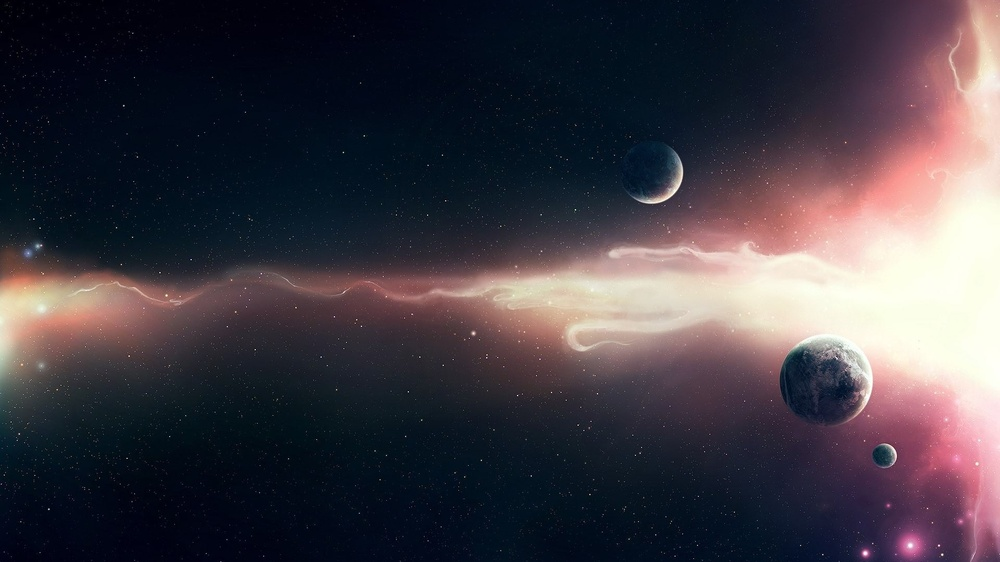
#> input picture DM_class/CV/toturial 2/3.jpg, 1000 x 562 px, shrunk from 1920 x 1080 before the run, found by its file name
$ python MyCannyEdgeDetectorDemo.py
#> lines starting #> are read from the running program, lines starting #| are printed output that depends on the picture; after the words box and inside, x2 and y2 are one past the last pixel; in counts of white or black regions, pixels touching at a corner belong together
from skimage import data
from skimage import io
import numpy as np
from skimage.color import *
import matplotlib.pyplot as plt
from skimage import feature
import skimage
from skimage.feature import corner_harris, corner_subpix, corner_peaks # Library for Harris corner detection

def  myCannyEdgeDetector(image, Low_Threshold, High_Threshold):
    """:arg
    """
    width, height, depth = image.shape
    segmented_image = np.zeros([width,height]) # Create an empty array of same size as InputImage
    for iRow in range(width): # Loop corresponding to the rows
        for iCol in range(height): # Loop corresponding to the column
            # Check the pixel value if it lies in the skin color range
            if(image[iRow,iCol,0]>Low_Threshold and image[iRow,iCol,0]<High_Threshold):
                segmented_image[iRow,iCol] = 1
            else:
                segmented_image[iRow,iCol] = 0
    return segmented_image


def gaussian(x, amp, cen, wid):
    return amp * np.exp(-(x-cen)**2 / wid)

inputImg = io.imread('3.jpg')
#> inputImg is the input picture: shape (562, 1000, 3); mean R, G, B 65.6, 59.9, 68.2
width, height, depth = inputImg.shape
#> width = 562; height = 1000; depth = 3
# inputImg = gaussian(width, height, depth,1) #blur filter - Play with the value of the filter

#  (ii) edge output of myCannyEdgeDetector()
segmented_image = myCannyEdgeDetector(inputImg*255, Low_Threshold=80, High_Threshold=236)
#> after the loop in myCannyEdgeDetector, `for iRow in range(width):`:
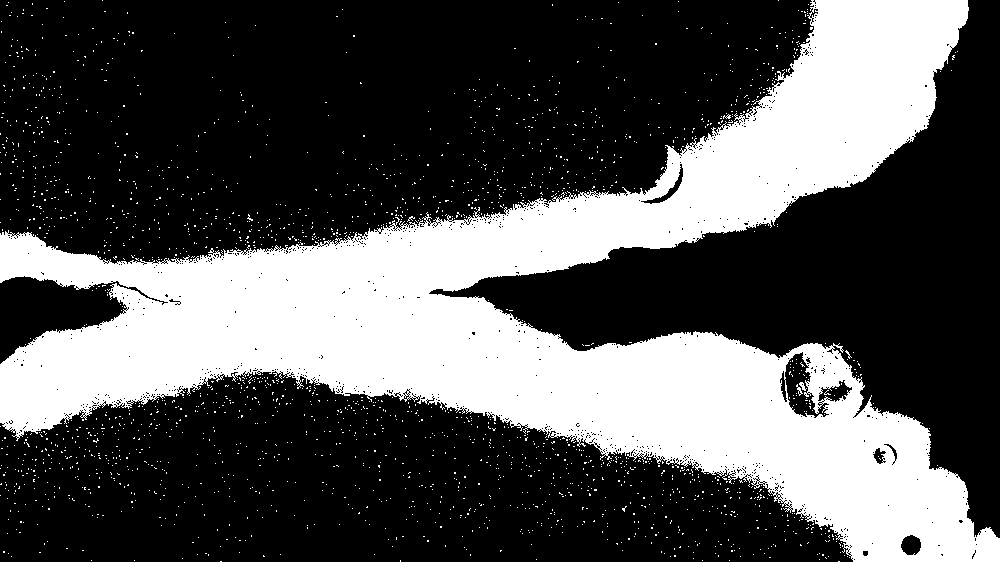
#> segmented_image: shape (562, 1000) float64; values 0 (black) and 1 (white), 32.5% white; 2196 white regions (2192 under 20 px), largest, box (x1, y1, x2, y2) and area: (0, 0, 1000, 562) 178879, (799, 382, 807, 391) 33, (796, 384, 803, 396) 29, (723, 114, 731, 119) 20

width, height = segmented_image.shape

# (i) output of skimage.feature.canny for the input image
print("--------------------------------------------\n")
print("(i) output of skimage.feature.canny for the input image")
edgeMap1 = feature.canny(segmented_image, sigma=1)
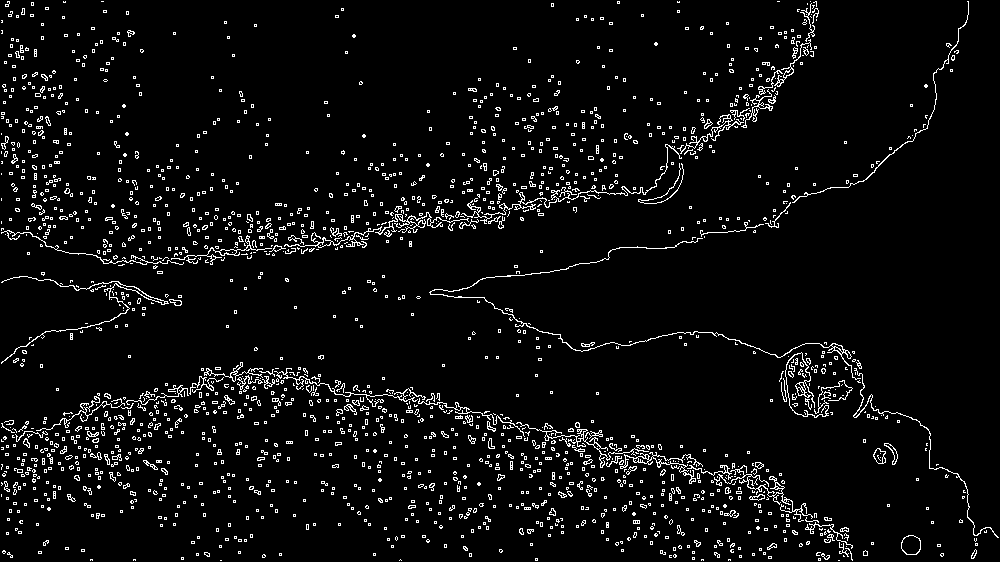
#> edgeMap1: shape (562, 1000) bool; 4.9% white in thin lines or dots
edgeMap2 = feature.canny(segmented_image, sigma=3) # different sigma value
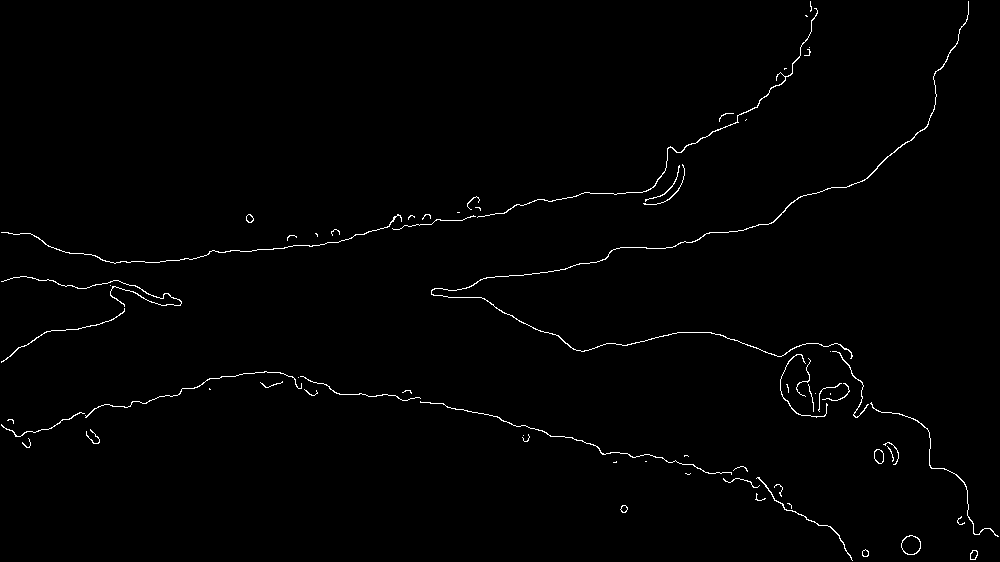
#> edgeMap2: shape (562, 1000) bool; 0.99% white in thin lines or dots
fig, axes = plt.subplots(1, ncols=2, figsize=(8, 4))
axes[0].imshow(edgeMap1)
axes[0].set_title("skimage.feature.canny with sigma=1")
axes[1].imshow(edgeMap2)
axes[1].set_title("skimage.feature.canny with sigma=3")
plt.show()
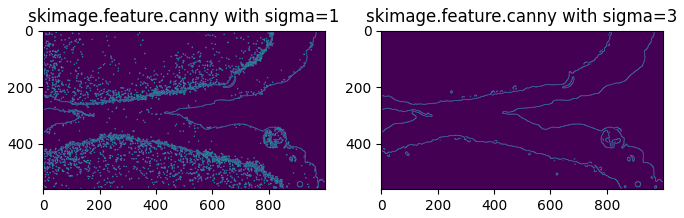
#> figure drawn by matplotlib, 2 panels


# (ii)edge output of myCannyEdgeDetector();
print("--------------------------------------------\n")
print("(ii)edge output of myCannyEdgeDetector()")
# ax[0].imshow(inputImg)
plt.imshow(segmented_image,cmap='gray')
plt.title("(ii)edge output of myCannyEdgeDetector()")
plt.show()

# (iii) Compute the peak signal to noise ratio
print("--------------------------------------------\n")
print("(iii) Compute the peak signal to noise ratio")
corner_Peaks_0 = corner_peaks(inputImg, min_distance=5 , threshold_rel=0.09)
#> corner_Peaks_0 = empty array
corner_Peaks_1 = corner_peaks(segmented_image, min_distance=5 , threshold_rel=0.09)
#> corner_Peaks_1 = 3358 pairs, first value 5 to 556, second value 5 to 994
fig, axes = plt.subplots(1, ncols=2, figsize=(15, 10))
axes = axes.ravel()
axes[0].imshow(corner_Peaks_0)
axes[0].set_title("inputImg, min_distance=5 , threshold_rel=0.09")
axes[1].imshow(corner_Peaks_1)
axes[1].set_title("segmented_image, min_distance=5 , threshold_rel=0.09")
plt.show()
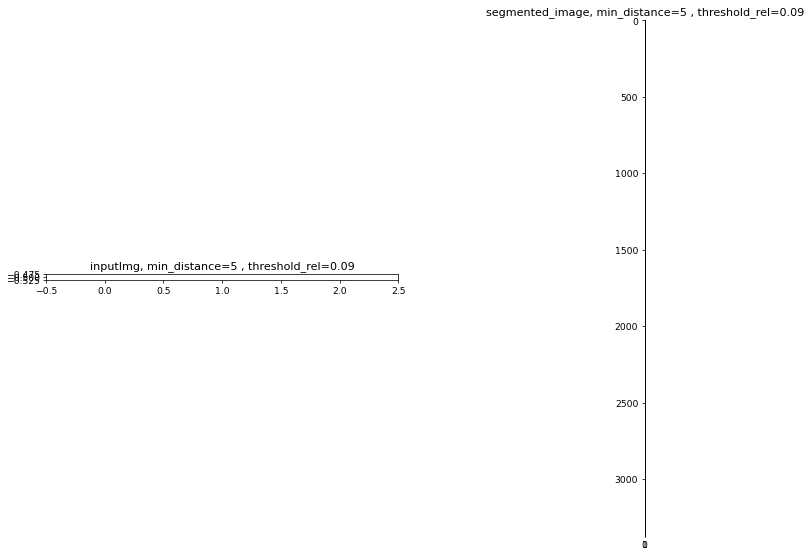
#> figure drawn by matplotlib, 2 panels
